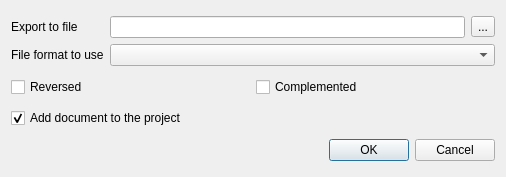
<?xml version="1.0" encoding="UTF-8"?>
<ui version="4.0">
 <class>ExportChromatogramDialog</class>
 <widget class="QDialog" name="ExportChromatogramDialog">
  <property name="geometry">
   <rect>
    <x>0</x>
    <y>0</y>
    <width>506</width>
    <height>177</height>
   </rect>
  </property>
  <property name="windowTitle">
   <string>Export Chromatogram File</string>
  </property>
  <property name="modal">
   <bool>true</bool>
  </property>
  <layout class="QVBoxLayout" name="verticalLayout">
   <item>
    <layout class="QGridLayout" name="gridLayout">
     <item row="0" column="0">
      <widget class="QLabel" name="fileLabel">
       <property name="text">
        <string>Export to file</string>
       </property>
      </widget>
     </item>
     <item row="0" column="1">
      <widget class="QLineEdit" name="fileNameEdit"/>
     </item>
     <item row="0" column="2">
      <widget class="QToolButton" name="fileButton">
       <property name="text">
        <string>...</string>
       </property>
      </widget>
     </item>
     <item row="1" column="0">
      <widget class="QLabel" name="formatLabel">
       <property name="text">
        <string>File format to use</string>
       </property>
      </widget>
     </item>
     <item row="1" column="1" colspan="2">
      <widget class="QComboBox" name="formatCombo"/>
     </item>
    </layout>
   </item>
   <item>
    <layout class="QHBoxLayout" name="horizontalLayout">
     <item>
      <widget class="QCheckBox" name="reverseBox">
       <property name="text">
        <string>Reversed</string>
       </property>
       <property name="checked">
        <bool>false</bool>
       </property>
      </widget>
     </item>
     <item>
      <widget class="QCheckBox" name="complementBox">
       <property name="text">
        <string>Complemented</string>
       </property>
      </widget>
     </item>
    </layout>
   </item>
   <item>
    <widget class="QCheckBox" name="addToProjectBox">
     <property name="text">
      <string>Add document to the project</string>
     </property>
     <property name="checked">
      <bool>true</bool>
     </property>
    </widget>
   </item>
   <item>
    <widget class="QDialogButtonBox" name="buttonBox">
     <property name="standardButtons">
      <set>QDialogButtonBox::Cancel|QDialogButtonBox::Ok</set>
     </property>
    </widget>
   </item>
  </layout>
 </widget>
 <resources/>
 <connections>
  <connection>
   <sender>buttonBox</sender>
   <signal>accepted()</signal>
   <receiver>ExportChromatogramDialog</receiver>
   <slot>accept()</slot>
   <hints>
    <hint type="sourcelabel">
     <x>252</x>
     <y>156</y>
    </hint>
    <hint type="destinationlabel">
     <x>252</x>
     <y>88</y>
    </hint>
   </hints>
  </connection>
  <connection>
   <sender>buttonBox</sender>
   <signal>rejected()</signal>
   <receiver>ExportChromatogramDialog</receiver>
   <slot>reject()</slot>
   <hints>
    <hint type="sourcelabel">
     <x>252</x>
     <y>156</y>
    </hint>
    <hint type="destinationlabel">
     <x>252</x>
     <y>88</y>
    </hint>
   </hints>
  </connection>
 </connections>
</ui>
